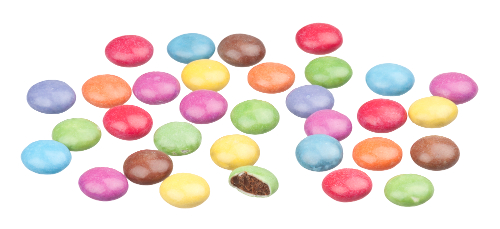
#> input picture Traitement image/TP LPE/smarties.png, 500 x 229 px
$ jupyter execute TP-segmentation.ipynb
#> lines starting #> are read from the running program, lines starting #| are printed output that depends on the picture; after the words box and inside, x2 and y2 are one past the last pixel; in counts of white or black regions, pixels touching at a corner belong together
[cell 1]
import numpy as np
import cv2
from matplotlib import pyplot as plt


smarties=cv2.imread("smarties.png",cv2.IMREAD_GRAYSCALE)
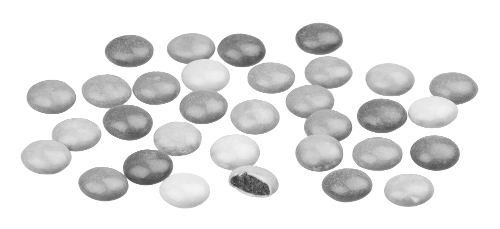
#> smarties: shape (229, 500); min 49, max 255, mean 226.2
plt.figure(figsize=(15,15))
plt.subplot(211)
plt.imshow(smarties,'gray')

[cell 2]
smarties2=abs(smarties-255)
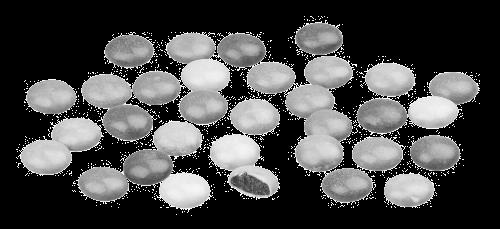
#> smarties2: shape (229, 500); min 0, max 255, mean 72.5
[ret,thresh]= cv2.threshold(smarties2, 100, 255, cv2.THRESH_BINARY)
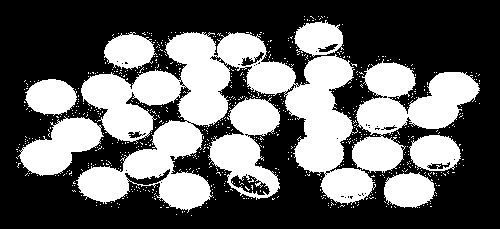
#> thresh: shape (229, 500); 38.7% white; 700 white regions (691 under 20 px), largest, box (x1, y1, x2, y2) and area: (76, 32, 376, 213) 22927, (352, 59, 480, 173) 6852, (208, 97, 280, 200) 3807
plt.figure(figsize=(15,15))
plt.imshow(thresh,'gray')

[cell 3]
S = cv2.getStructuringElement(cv2.MORPH_ELLIPSE,(6,4))
dist=cv2.distanceTransform(thresh,cv2.DIST_L2,3)
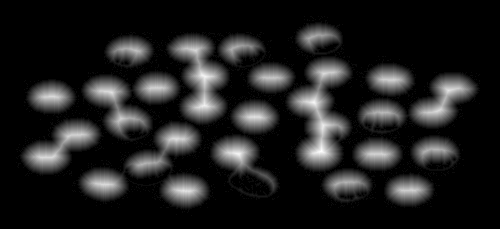
#> dist: shape (229, 500) float32; min 0, max 20.13, mean 2.5; drawn with min black and max white
distinv=abs(255-dist)
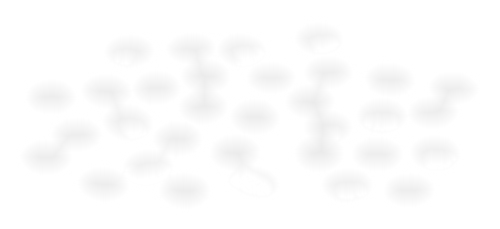
#> distinv: shape (229, 500) float32; min 234.9, max 255, mean 252.5

smartieserode=cv2.erode(dist, S, iterations = 7)
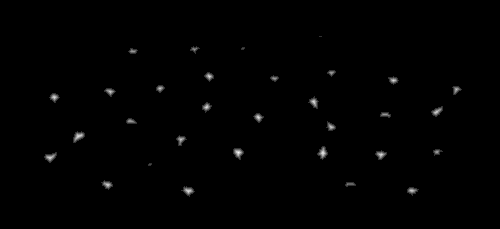
#> smartieserode: shape (229, 500) float32; min 0, max 4.78, mean 0.0276; drawn with min black and max white

plt.figure(figsize=(15,15))
plt.imshow(distinv,'gray')

[cell 4]
[num_labels, labels]=cv2.connectedComponents(smartieserode.astype(np.uint8))
#> labels: shape (229, 500) int32; 31 distinct labels, from 0 to 30
#> num_labels = 31
print("Il y a "  + str (num_labels-1) + "smarties")
#| Il y a 30smarties
marq=abs(255-smartieserode)
[retmar,marqueurs]= cv2.threshold(marq, 254, 255, cv2.THRESH_BINARY)
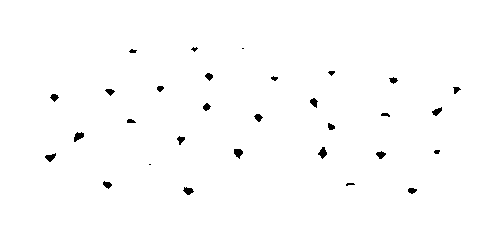
#> marqueurs: shape (229, 500) float32; 99% white; 30 black regions (4 under 20 px), largest, box (x1, y1, x2, y2) and area: (74, 132, 84, 142) 63, (318, 147, 327, 159) 62, (234, 149, 243, 159) 61
smartiesmarques=distinv+thresh
plt.figure(figsize=(15,15))
plt.imshow(smartiesmarques,'gray')
